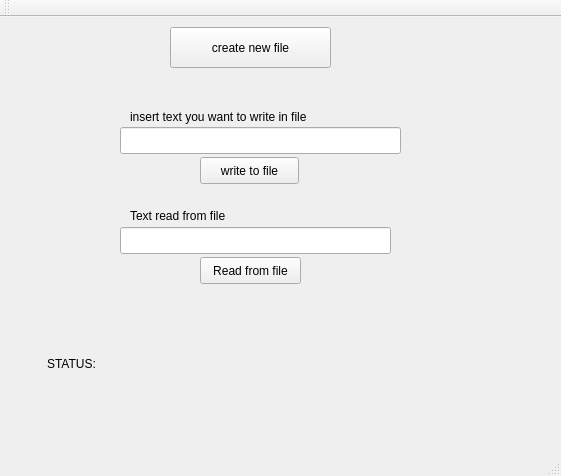
<?xml version="1.0" encoding="UTF-8"?>
<ui version="4.0">
 <class>MainWindow</class>
 <widget class="QMainWindow" name="MainWindow">
  <property name="geometry">
   <rect>
    <x>0</x>
    <y>0</y>
    <width>561</width>
    <height>476</height>
   </rect>
  </property>
  <property name="windowTitle">
   <string>MainWindow</string>
  </property>
  <widget class="QWidget" name="centralWidget">
   <widget class="QPushButton" name="pushButton">
    <property name="geometry">
     <rect>
      <x>170</x>
      <y>10</y>
      <width>161</width>
      <height>41</height>
     </rect>
    </property>
    <property name="text">
     <string>create new file</string>
    </property>
   </widget>
   <widget class="QPushButton" name="pushButton_2">
    <property name="geometry">
     <rect>
      <x>200</x>
      <y>140</y>
      <width>99</width>
      <height>27</height>
     </rect>
    </property>
    <property name="text">
     <string>write to file</string>
    </property>
   </widget>
   <widget class="QLineEdit" name="lineEdit">
    <property name="geometry">
     <rect>
      <x>120</x>
      <y>110</y>
      <width>281</width>
      <height>27</height>
     </rect>
    </property>
   </widget>
   <widget class="QLineEdit" name="lineEdit_2">
    <property name="geometry">
     <rect>
      <x>120</x>
      <y>210</y>
      <width>271</width>
      <height>27</height>
     </rect>
    </property>
   </widget>
   <widget class="QPushButton" name="pushButton_3">
    <property name="geometry">
     <rect>
      <x>200</x>
      <y>240</y>
      <width>101</width>
      <height>27</height>
     </rect>
    </property>
    <property name="text">
     <string>Read from file</string>
    </property>
   </widget>
   <widget class="QLabel" name="label">
    <property name="geometry">
     <rect>
      <x>110</x>
      <y>331</y>
      <width>381</width>
      <height>31</height>
     </rect>
    </property>
    <property name="text">
     <string/>
    </property>
   </widget>
   <widget class="QLabel" name="label_2">
    <property name="geometry">
     <rect>
      <x>47</x>
      <y>331</y>
      <width>61</width>
      <height>31</height>
     </rect>
    </property>
    <property name="text">
     <string>STATUS:</string>
    </property>
   </widget>
   <widget class="QLabel" name="label_3">
    <property name="geometry">
     <rect>
      <x>130</x>
      <y>90</y>
      <width>271</width>
      <height>20</height>
     </rect>
    </property>
    <property name="text">
     <string>insert text you want to write in file</string>
    </property>
   </widget>
   <widget class="QLabel" name="label_4">
    <property name="geometry">
     <rect>
      <x>130</x>
      <y>190</y>
      <width>221</width>
      <height>17</height>
     </rect>
    </property>
    <property name="text">
     <string>Text read from file</string>
    </property>
   </widget>
  </widget>
  <widget class="QMenuBar" name="menuBar">
   <property name="geometry">
    <rect>
     <x>0</x>
     <y>0</y>
     <width>561</width>
     <height>25</height>
    </rect>
   </property>
  </widget>
  <widget class="QToolBar" name="mainToolBar">
   <attribute name="toolBarArea">
    <enum>TopToolBarArea</enum>
   </attribute>
   <attribute name="toolBarBreak">
    <bool>false</bool>
   </attribute>
  </widget>
  <widget class="QStatusBar" name="statusBar"/>
 </widget>
 <layoutdefault spacing="6" margin="11"/>
 <resources/>
 <connections/>
</ui>
